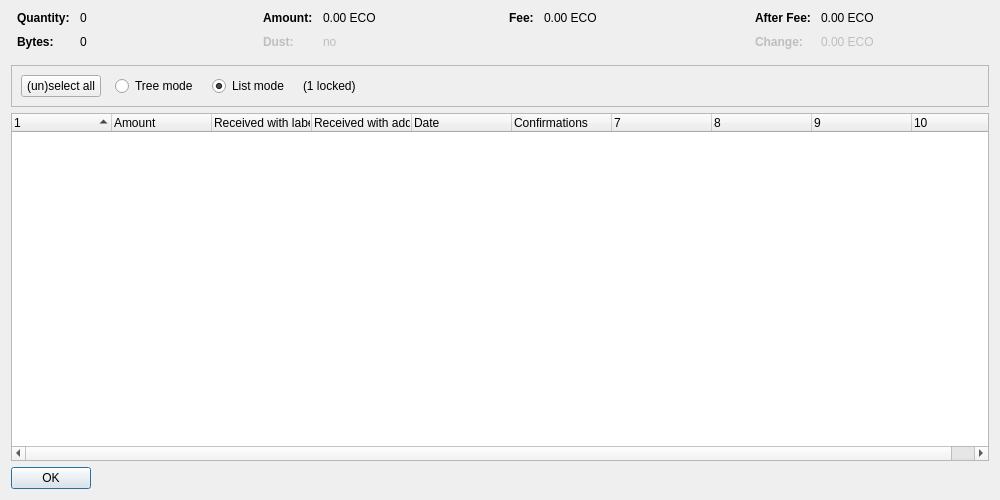
<?xml version="1.0" encoding="UTF-8"?>
<ui version="4.0">
 <class>CoinControlDialog</class>
 <widget class="QDialog" name="CoinControlDialog">
  <property name="geometry">
   <rect>
    <x>0</x>
    <y>0</y>
    <width>1000</width>
    <height>500</height>
   </rect>
  </property>
  <property name="windowTitle">
   <string>Coin Selection</string>
  </property>
  <layout class="QVBoxLayout" name="verticalLayout">
   <item>
    <layout class="QHBoxLayout" name="horizontalLayoutTop" stretch="0,0,0,0">
     <property name="topMargin">
      <number>0</number>
     </property>
     <property name="bottomMargin">
      <number>10</number>
     </property>
     <item>
      <layout class="QFormLayout" name="formLayoutCoinControl1">
       <property name="horizontalSpacing">
        <number>10</number>
       </property>
       <property name="verticalSpacing">
        <number>10</number>
       </property>
       <property name="leftMargin">
        <number>6</number>
       </property>
       <property name="rightMargin">
        <number>6</number>
       </property>
       <item row="0" column="0">
        <widget class="QLabel" name="labelCoinControlQuantityText">
         <property name="font">
          <font>
           <weight>75</weight>
           <bold>true</bold>
          </font>
         </property>
         <property name="text">
          <string>Quantity:</string>
         </property>
        </widget>
       </item>
       <item row="0" column="1">
        <widget class="QLabel" name="labelCoinControlQuantity">
         <property name="cursor">
          <cursorShape>IBeamCursor</cursorShape>
         </property>
         <property name="contextMenuPolicy">
          <enum>Qt::ActionsContextMenu</enum>
         </property>
         <property name="text">
          <string notr="true">0</string>
         </property>
         <property name="textInteractionFlags">
          <set>Qt::LinksAccessibleByMouse|Qt::TextSelectableByKeyboard|Qt::TextSelectableByMouse</set>
         </property>
        </widget>
       </item>
       <item row="1" column="0">
        <widget class="QLabel" name="labelCoinControlBytesText">
         <property name="font">
          <font>
           <weight>75</weight>
           <bold>true</bold>
          </font>
         </property>
         <property name="text">
          <string>Bytes:</string>
         </property>
        </widget>
       </item>
       <item row="1" column="1">
        <widget class="QLabel" name="labelCoinControlBytes">
         <property name="cursor">
          <cursorShape>IBeamCursor</cursorShape>
         </property>
         <property name="contextMenuPolicy">
          <enum>Qt::ActionsContextMenu</enum>
         </property>
         <property name="text">
          <string notr="true">0</string>
         </property>
         <property name="textInteractionFlags">
          <set>Qt::LinksAccessibleByMouse|Qt::TextSelectableByKeyboard|Qt::TextSelectableByMouse</set>
         </property>
        </widget>
       </item>
      </layout>
     </item>
     <item>
      <layout class="QFormLayout" name="formLayoutCoinControl2">
       <property name="horizontalSpacing">
        <number>10</number>
       </property>
       <property name="verticalSpacing">
        <number>10</number>
       </property>
       <property name="leftMargin">
        <number>6</number>
       </property>
       <property name="rightMargin">
        <number>6</number>
       </property>
       <item row="0" column="0">
        <widget class="QLabel" name="labelCoinControlAmountText">
         <property name="font">
          <font>
           <weight>75</weight>
           <bold>true</bold>
          </font>
         </property>
         <property name="text">
          <string>Amount:</string>
         </property>
        </widget>
       </item>
       <item row="0" column="1">
        <widget class="QLabel" name="labelCoinControlAmount">
         <property name="cursor">
          <cursorShape>IBeamCursor</cursorShape>
         </property>
         <property name="contextMenuPolicy">
          <enum>Qt::ActionsContextMenu</enum>
         </property>
         <property name="text">
          <string notr="true">0.00 ECO</string>
         </property>
         <property name="textInteractionFlags">
          <set>Qt::LinksAccessibleByMouse|Qt::TextSelectableByKeyboard|Qt::TextSelectableByMouse</set>
         </property>
        </widget>
       </item>
       <item row="1" column="0">
        <widget class="QLabel" name="labelCoinControlLowOutputText">
         <property name="enabled">
          <bool>false</bool>
         </property>
         <property name="font">
          <font>
           <weight>75</weight>
           <bold>true</bold>
          </font>
         </property>
         <property name="text">
          <string>Dust:</string>
         </property>
        </widget>
       </item>
       <item row="1" column="1">
        <widget class="QLabel" name="labelCoinControlLowOutput">
         <property name="enabled">
          <bool>false</bool>
         </property>
         <property name="cursor">
          <cursorShape>IBeamCursor</cursorShape>
         </property>
         <property name="contextMenuPolicy">
          <enum>Qt::ActionsContextMenu</enum>
         </property>
         <property name="text">
          <string notr="true">no</string>
         </property>
         <property name="textInteractionFlags">
          <set>Qt::LinksAccessibleByMouse|Qt::TextSelectableByKeyboard|Qt::TextSelectableByMouse</set>
         </property>
        </widget>
       </item>
      </layout>
     </item>
     <item>
      <layout class="QFormLayout" name="formLayoutCoinControl3">
       <property name="horizontalSpacing">
        <number>10</number>
       </property>
       <property name="verticalSpacing">
        <number>10</number>
       </property>
       <property name="leftMargin">
        <number>6</number>
       </property>
       <property name="rightMargin">
        <number>6</number>
       </property>
       <item row="0" column="0">
        <widget class="QLabel" name="labelCoinControlFeeText">
         <property name="font">
          <font>
           <weight>75</weight>
           <bold>true</bold>
          </font>
         </property>
         <property name="text">
          <string>Fee:</string>
         </property>
        </widget>
       </item>
       <item row="0" column="1">
        <widget class="QLabel" name="labelCoinControlFee">
         <property name="cursor">
          <cursorShape>IBeamCursor</cursorShape>
         </property>
         <property name="contextMenuPolicy">
          <enum>Qt::ActionsContextMenu</enum>
         </property>
         <property name="text">
          <string notr="true">0.00 ECO</string>
         </property>
         <property name="textInteractionFlags">
          <set>Qt::LinksAccessibleByMouse|Qt::TextSelectableByKeyboard|Qt::TextSelectableByMouse</set>
         </property>
        </widget>
       </item>
      </layout>
     </item>
     <item>
      <layout class="QFormLayout" name="formLayoutCoinControl4">
       <property name="horizontalSpacing">
        <number>10</number>
       </property>
       <property name="verticalSpacing">
        <number>10</number>
       </property>
       <property name="leftMargin">
        <number>6</number>
       </property>
       <property name="rightMargin">
        <number>6</number>
       </property>
       <item row="0" column="0">
        <widget class="QLabel" name="labelCoinControlAfterFeeText">
         <property name="font">
          <font>
           <weight>75</weight>
           <bold>true</bold>
          </font>
         </property>
         <property name="text">
          <string>After Fee:</string>
         </property>
        </widget>
       </item>
       <item row="0" column="1">
        <widget class="QLabel" name="labelCoinControlAfterFee">
         <property name="cursor">
          <cursorShape>IBeamCursor</cursorShape>
         </property>
         <property name="contextMenuPolicy">
          <enum>Qt::ActionsContextMenu</enum>
         </property>
         <property name="text">
          <string notr="true">0.00 ECO</string>
         </property>
         <property name="textInteractionFlags">
          <set>Qt::LinksAccessibleByMouse|Qt::TextSelectableByKeyboard|Qt::TextSelectableByMouse</set>
         </property>
        </widget>
       </item>
       <item row="1" column="0">
        <widget class="QLabel" name="labelCoinControlChangeText">
         <property name="enabled">
          <bool>false</bool>
         </property>
         <property name="font">
          <font>
           <weight>75</weight>
           <bold>true</bold>
          </font>
         </property>
         <property name="text">
          <string>Change:</string>
         </property>
        </widget>
       </item>
       <item row="1" column="1">
        <widget class="QLabel" name="labelCoinControlChange">
         <property name="enabled">
          <bool>false</bool>
         </property>
         <property name="cursor">
          <cursorShape>IBeamCursor</cursorShape>
         </property>
         <property name="contextMenuPolicy">
          <enum>Qt::ActionsContextMenu</enum>
         </property>
         <property name="text">
          <string notr="true">0.00 ECO</string>
         </property>
         <property name="textInteractionFlags">
          <set>Qt::LinksAccessibleByMouse|Qt::TextSelectableByKeyboard|Qt::TextSelectableByMouse</set>
         </property>
        </widget>
       </item>
      </layout>
     </item>
    </layout>
   </item>
   <item>
    <widget class="QFrame" name="frame">
     <property name="minimumSize">
      <size>
       <width>0</width>
       <height>40</height>
      </size>
     </property>
     <property name="frameShape">
      <enum>QFrame::StyledPanel</enum>
     </property>
     <property name="frameShadow">
      <enum>QFrame::Sunken</enum>
     </property>
     <layout class="QHBoxLayout" name="horizontalLayout">
      <item>
       <layout class="QHBoxLayout" name="horizontalLayoutPanel" stretch="0,0,0,0,0">
        <property name="spacing">
         <number>14</number>
        </property>
        <item>
         <widget class="QPushButton" name="pushButtonSelectAll">
          <property name="sizePolicy">
           <sizepolicy hsizetype="Maximum" vsizetype="Fixed">
            <horstretch>0</horstretch>
            <verstretch>0</verstretch>
           </sizepolicy>
          </property>
          <property name="text">
           <string>(un)select all</string>
          </property>
          <property name="autoDefault">
           <bool>false</bool>
          </property>
         </widget>
        </item>
        <item>
         <widget class="QRadioButton" name="radioTreeMode">
          <property name="sizePolicy">
           <sizepolicy hsizetype="Maximum" vsizetype="Fixed">
            <horstretch>0</horstretch>
            <verstretch>0</verstretch>
           </sizepolicy>
          </property>
          <property name="text">
           <string>Tree mode</string>
          </property>
         </widget>
        </item>
        <item>
         <widget class="QRadioButton" name="radioListMode">
          <property name="sizePolicy">
           <sizepolicy hsizetype="Maximum" vsizetype="Fixed">
            <horstretch>0</horstretch>
            <verstretch>0</verstretch>
           </sizepolicy>
          </property>
          <property name="text">
           <string>List mode</string>
          </property>
          <property name="checked">
           <bool>true</bool>
          </property>
         </widget>
        </item>
        <item>
         <widget class="QLabel" name="labelLocked">
          <property name="text">
           <string notr="true">(1 locked)</string>
          </property>
         </widget>
        </item>
        <item>
         <spacer name="horizontalSpacer">
          <property name="orientation">
           <enum>Qt::Horizontal</enum>
          </property>
          <property name="sizeHint" stdset="0">
           <size>
            <width>40</width>
            <height>20</height>
           </size>
          </property>
         </spacer>
        </item>
       </layout>
      </item>
     </layout>
    </widget>
   </item>
   <item>
    <widget class="CoinControlTreeWidget" name="treeWidget">
     <property name="contextMenuPolicy">
      <enum>Qt::CustomContextMenu</enum>
     </property>
     <property name="sortingEnabled">
      <bool>false</bool>
     </property>
     <property name="columnCount">
      <number>10</number>
     </property>
     <attribute name="headerShowSortIndicator" stdset="0">
      <bool>true</bool>
     </attribute>
     <attribute name="headerStretchLastSection">
      <bool>false</bool>
     </attribute>
     <column>
      <property name="text">
       <string/>
      </property>
     </column>
     <column>
      <property name="text">
       <string>Amount</string>
      </property>
     </column>
     <column>
      <property name="text">
       <string>Received with label</string>
      </property>
     </column>
     <column>
      <property name="text">
       <string>Received with address</string>
      </property>
     </column>
     <column>
      <property name="text">
       <string>Date</string>
      </property>
     </column>
     <column>
      <property name="text">
       <string>Confirmations</string>
      </property>
      <property name="toolTip">
       <string>Confirmed</string>
      </property>
     </column>
     <column>
      <property name="text">
       <string/>
      </property>
     </column>
     <column>
      <property name="text">
       <string/>
      </property>
     </column>
     <column>
      <property name="text">
       <string/>
      </property>
     </column>
     <column>
      <property name="text">
       <string/>
      </property>
     </column>
    </widget>
   </item>
   <item>
    <widget class="QDialogButtonBox" name="buttonBox">
     <property name="sizePolicy">
      <sizepolicy hsizetype="Maximum" vsizetype="Fixed">
       <horstretch>0</horstretch>
       <verstretch>0</verstretch>
      </sizepolicy>
     </property>
     <property name="orientation">
      <enum>Qt::Horizontal</enum>
     </property>
     <property name="standardButtons">
      <set>QDialogButtonBox::Ok</set>
     </property>
    </widget>
   </item>
  </layout>
 </widget>
 <customwidgets>
  <customwidget>
   <class>CoinControlTreeWidget</class>
   <extends>QTreeWidget</extends>
   <header>qt/coincontroltreewidget.h</header>
  </customwidget>
 </customwidgets>
 <resources/>
 <connections/>
</ui>
